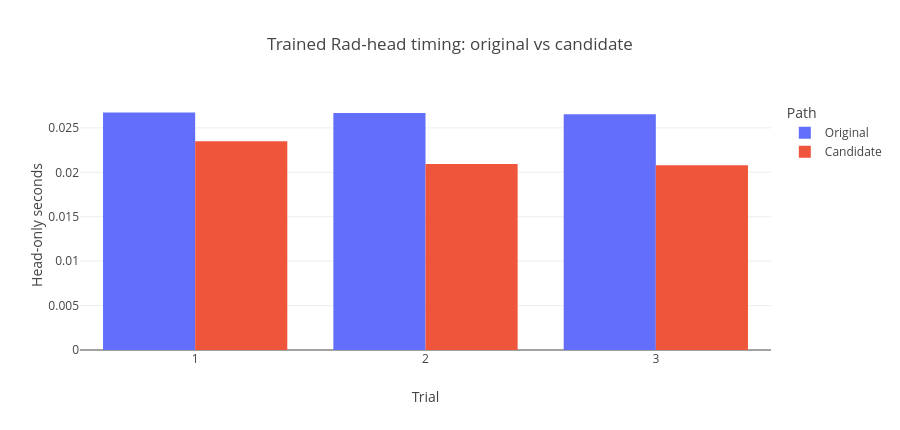

Here is the notebook cell this chart was saved with:
### Markdown cell above
## Trained Rad-head optimization experiment

A source-derived optimization removes five diagnostic-only head-prediction passes while retaining the contributing heads, calibration, and ranking path. Stage 63 loaded **15 trained heads** and measured three GPU trials using synthetic encoder features. Final values and CSV bytes were exact in every trial.

The measured **1.274× ratio is head-only**. Encoder preprocessing, real-image parity, and end-to-end submission runtime are not yet verified, so the optimization is not activated as a production claim.

### Code cell
baseline=[0.02673059500011732,0.026663292000193906,0.0265207500001452]
candidate=[0.02350604199978079,0.020931547000145656,0.02078682299952561]
timing=pd.DataFrame({"Trial":[1,2,3]*2,"Path":["Original"]*3+["Candidate"]*3,"Head-only seconds":baseline+candidate})
fig=px.bar(timing,x="Trial",y="Head-only seconds",color="Path",barmode="group",title="Trained Rad-head timing: original vs candidate")
fig.update_layout(height=430)
fig.show()
print("SCORED_REFERENCE_FRONTIER_PUBLICATION_COMPLETE")

### Figure 1 — Plotly figure (JSON) as saved in the notebook; plotly's stock layout.template omitted (floating-point values rounded to 4 significant figures)
{"data": [{"alignmentgroup": "True", "hovertemplate": "Path=Original<br>Trial=%{x}<br>Head-only seconds=%{y}<extra></extra>", "legendgroup": "Original", "marker": {"color": "#636efa", "pattern": {"shape": ""}}, "name": "Original", "offsetgroup": "Original", "orientation": "v", "showlegend": true, "textposition": "auto", "type": "bar", "x": [1, 2, 3], "xaxis": "x", "y": [0.02673, 0.02666, 0.02652], "yaxis": "y"}, {"alignmentgroup": "True", "hovertemplate": "Path=Candidate<br>Trial=%{x}<br>Head-only seconds=%{y}<extra></extra>", "legendgroup": "Candidate", "marker": {"color": "#EF553B", "pattern": {"shape": ""}}, "name": "Candidate", "offsetgroup": "Candidate", "orientation": "v", "showlegend": true, "textposition": "auto", "type": "bar", "x": [1, 2, 3], "xaxis": "x", "y": [0.02351, 0.02093, 0.02079], "yaxis": "y"}], "layout": {"barmode": "group", "height": 430, "legend": {"title": {"text": "Path"}, "tracegroupgap": 0}, "title": {"text": "Trained Rad-head timing: original vs candidate"}, "xaxis": {"anchor": "y", "domain": [0.0, 1.0], "title": {"text": "Trial"}}, "yaxis": {"anchor": "x", "domain": [0.0, 1.0], "title": {"text": "Head-only seconds"}}}}
